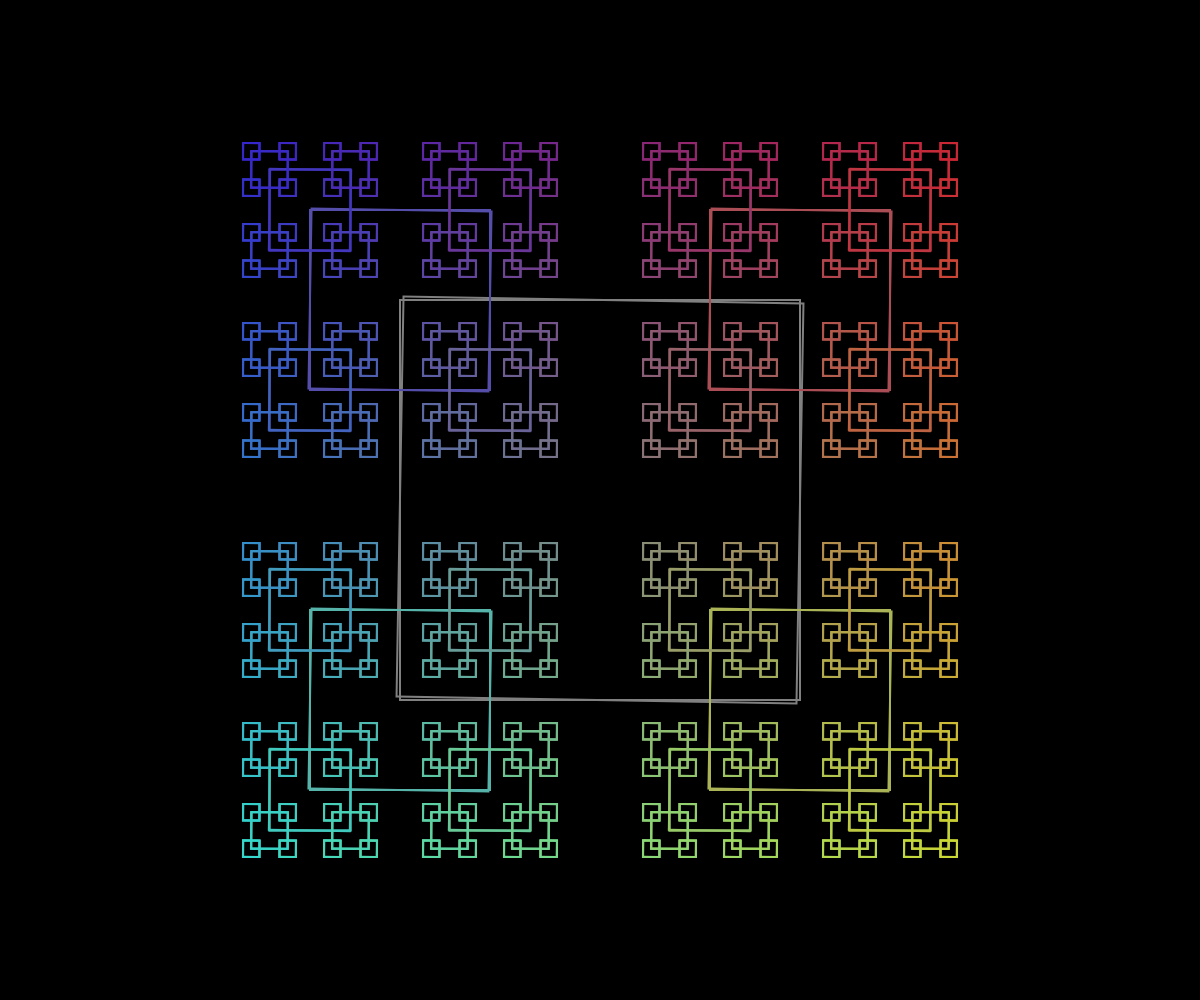
Frame 1 (no input)
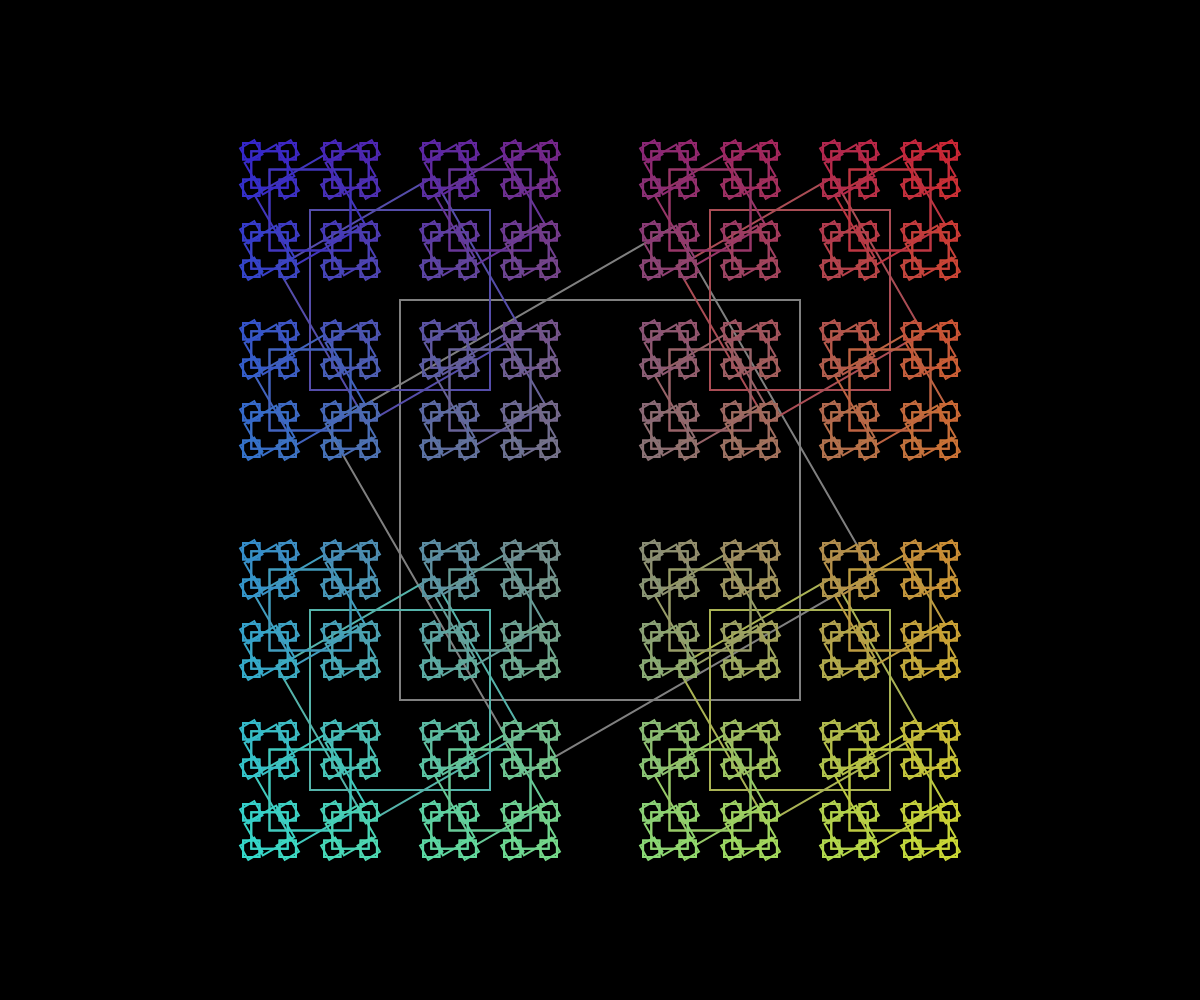
Frame 60 (no input)
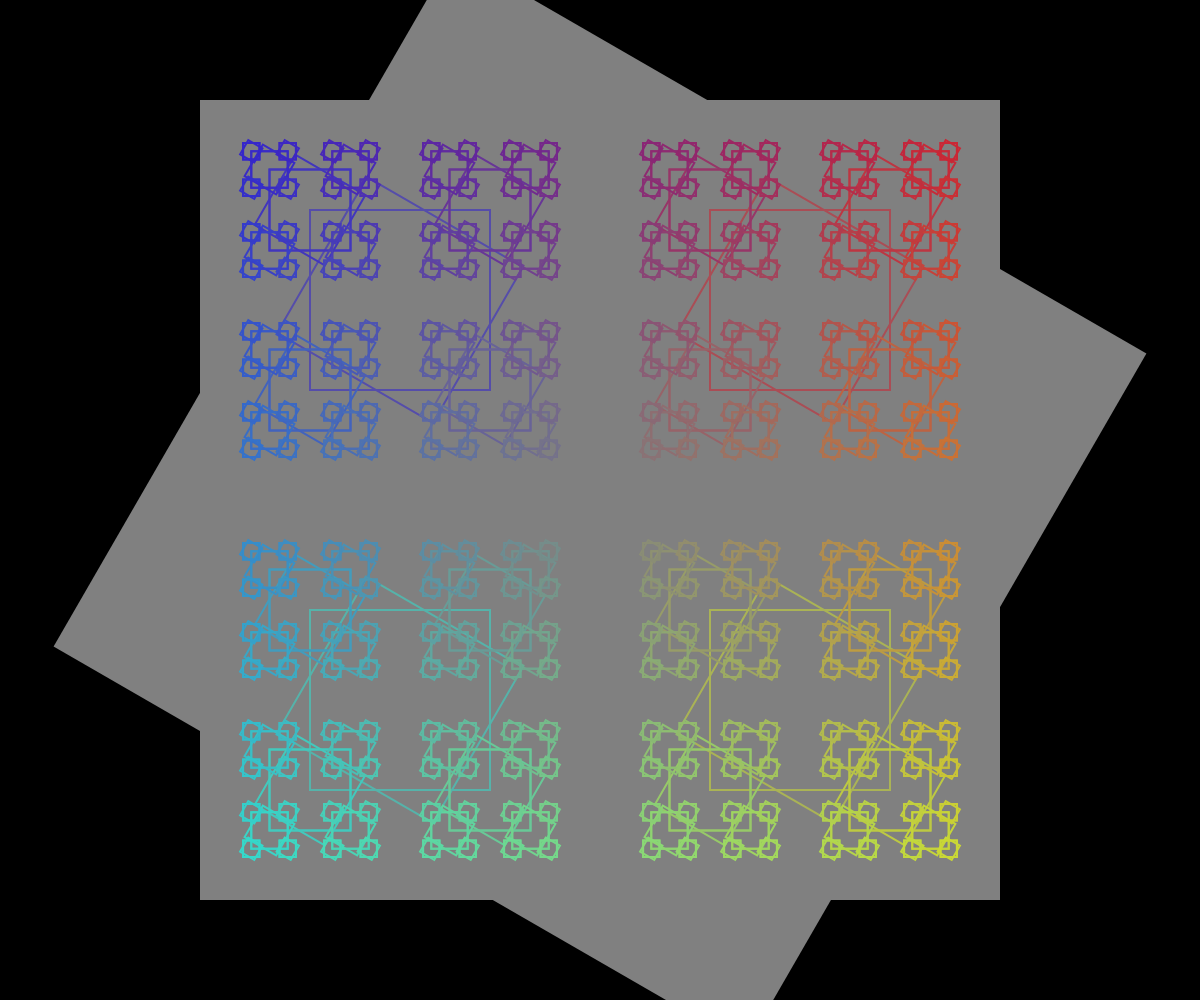
Frame 120 (the mouse pressed at the canvas centre since frame 60)

The p5.js sketch that drew these frames (run headless with seeded random() and noise() and a simulated clock; from frame 60 on, the mouse is pressed at the canvas centre):

// p5.js sketch
// ── sketch.js
// Project Title
// Your Name
// Date
//
// Extra for Experts:
// - describe what you did to take this project "above and beyond"


function setup() {
  createCanvas(windowWidth, windowHeight);
}

function draw() {
  background(0);
  //centerCircle(width/2, height/2, width)
  //circleFractal(width/2, height/2, 500)
  luckySquare(width/2, height/2, 400)
}

function luckySquare(x,y,s){
  rectMode(CENTER); noFill();

  if(s > 10){
    let r = map(x, 0, width, 0, 255);
    let g = map(y, 0, height, 0, 255);
    let b = map(x, 0, width, 255, 0);
    stroke(r,g,b);

    if(dist(x,y,mouseX,mouseY)<=s/2){
      strokeWeight(s);
    }
    else strokeWeight(2);

    push();
    translate(x,y);
    rotate(radians(frameCount));
    square(0,0,s);
    pop();

    square(x,y,s);

    square(x, y, s);

    luckySquare(x - s/2, y - s/2, s*0.45);
    luckySquare(x + s/2, y - s/2, s*0.45);
    luckySquare(x - s/2, y + s/2, s*0.45);
    luckySquare(x + s/2, y + s/2, s*0.45);
  }
}

function centerCircle(x, y, d){
  // recursively draw concertric circles

  // Base case...implict
  if(d > 10){
    //recursive case
    circle(x,y,d);
    centerCircle(x, y, d * 0.95);
  }

  //if the recursive case is skipped,
  //we unraver one level (base case)
}

function circleFractal(x, y, d){
  noFill();
  if(d > 1){
    circle(x,y,d);
    circleFractal(x - d/2, y, d/2);
    circleFractal(x + d/2, y, d/2);
    circleFractal(x, y + d/2, d/2);
  }
}
